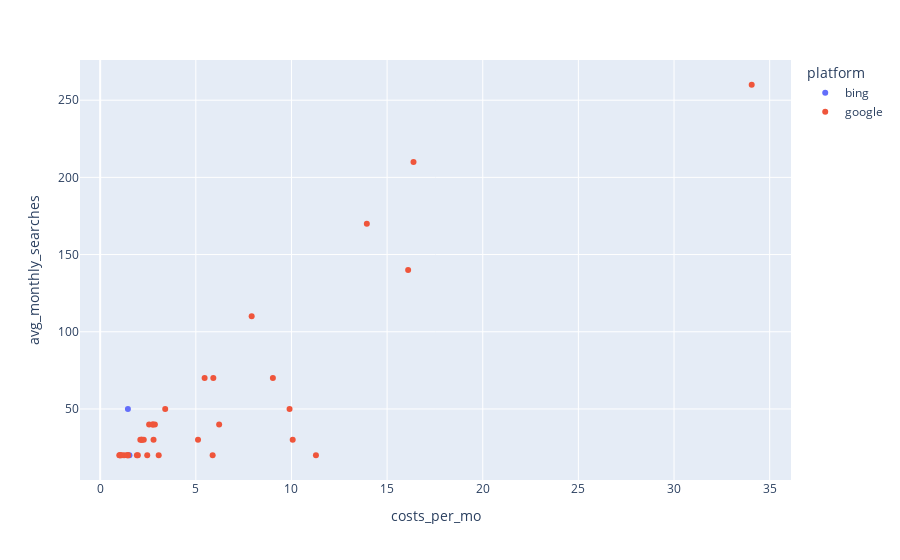

Here is the notebook cell this chart was saved with:
### Code cell
fig = px.scatter(df_filtered, x='costs_per_mo', y='avg_monthly_searches',  color='platform', hover_data=['keyword', 'competition'])
fig.show()

### Figure 1 — Plotly figure (JSON) as saved in the notebook; plotly's stock layout.template omitted (floating-point values rounded to 4 significant figures)
{"data": [{"customdata": [["ki technologie", "Mittel"], ["ki künstliche intelligenz", "Gering"]], "hovertemplate": "platform=bing<br>costs_per_mo=%{x}<br>avg_monthly_searches=%{y}<br>keyword=%{customdata[0]}<br>competition=%{customdata[1]}<extra></extra>", "legendgroup": "bing", "marker": {"color": "#636efa", "symbol": "circle"}, "mode": "markers", "name": "bing", "orientation": "v", "showlegend": true, "type": "scatter", "x": [1.53, 1.45], "xaxis": "x", "y": [20, 50], "yaxis": "y"}, {"customdata": [["ki und big data", "Gering"], ["ki datenanalyse", "Mittel"], ["ki daten", "Gering"], ["ki nutzen", "Gering"], ["ki oder ai", "Gering"], ["ki einsatz", "Mittel"], ["ki analyse", "Mittel"], ["gibt es ki", "Gering"], ["ki seminar", "Hoch"], ["eine ki", "Gering"], ["data science ki", "Mittel"], ["rpa und ki", "Hoch"], ["ki prognose", "Gering"], ["ki automatisierung", "Mittel"], ["methoden der ki", "Mittel"], ["ai und ki", "Mittel"], ["ki big data", "Gering"], ["ki anwendungsbereiche", "Mittel"], ["entwicklung ki", "Mittel"], ["einsatz von ki", "Mittel"], ["rpa ki", "Mittel"], ["ki bereiche", "Gering"], ["anwendungsbereiche ki", "Mittel"], ["ki wissen", "Gering"], ["ki im unternehmen", "Hoch"], ["ki verfahren", "Gering"], ["ki und ai", "Mittel"], ["ki in unternehmen", "Hoch"], ["künstliche intelligenz ki", "Gering"], ["ki technologien", "Mittel"], ["ki intelligenz", "Mittel"], ["ki methoden", "Gering"], ["ki modell", "Gering"], ["ki technologie", "Mittel"], ["ki künstliche intelligenz", "Mittel"], ["ki unternehmen", "Mittel"]], "hovertemplate": "platform=google<br>costs_per_mo=%{x}<br>avg_monthly_searches=%{y}<br>keyword=%{customdata[0]}<br>competition=%{customdata[1]}<extra></extra>", "legendgroup": "google", "marker": {"color": "#EF553B", "symbol": "circle"}, "mode": "markers", "name": "google", "orientation": "v", "showlegend": true, "type": "scatter", "x": [1.4, 3.06, 2.46, 1.46, 1.05, 1.45, 1.25, 1.04, 1.92, 1, 1.97, 5.88, 1.12, 11.28, 2.175, 2.1, 2.79, 2.175, 5.115, 2.28, 10.06, 2.56, 2.86, 2.76, 6.22, 2.74, 3.4, 9.9, 5.46, 5.915, 9.03, 7.92, 16.1, 13.94, 16.38, 34.06], "xaxis": "x", "y": [20, 20, 20, 20, 20, 20, 20, 20, 20, 20, 20, 20, 20, 20, 30, 30, 30, 30, 30, 30, 30, 40, 40, 40, 40, 40, 50, 50, 70, 70, 70, 110, 140, 170, 210, 260], "yaxis": "y"}], "layout": {"legend": {"title": {"text": "platform"}, "tracegroupgap": 0}, "margin": {"t": 60}, "xaxis": {"anchor": "y", "domain": [0, 1], "title": {"text": "costs_per_mo"}}, "yaxis": {"anchor": "x", "domain": [0, 1], "title": {"text": "avg_monthly_searches"}}}}
